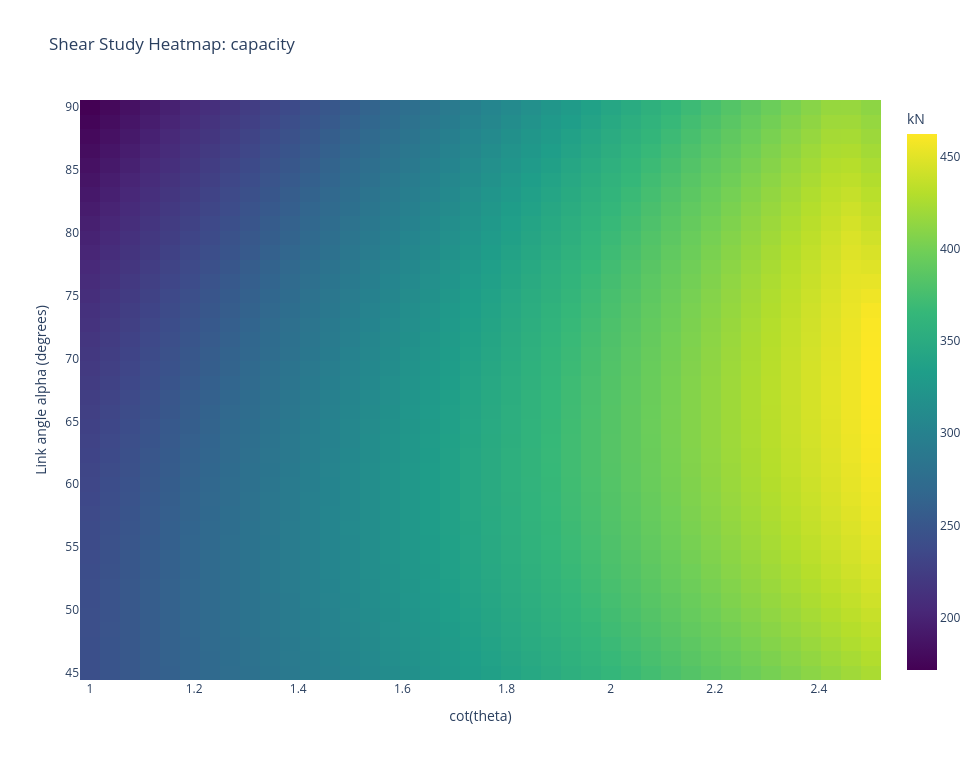

Write notebook code for a chart like this one.
### Code cell
fig_heatmap = check.plot_cot_theta_link_angle_heatmap(
    load_case=load_case,
    metric="capacity",
    n_cot=40,
    n_angles=40,
    show=False,
)
fig_heatmap

### Figure 1 — Plotly figure (JSON) as saved in the notebook; plotly's stock layout.template omitted (floating-point values rounded to 4 significant figures; data arrays with more than 128 entries replaced by an {"elided": "..."} marker saying what was removed)
{"data": [{"colorbar": {"title": {"text": "kN"}}, "colorscale": [[0, "#440154"], [0.1111, "#482878"], [0.2222, "#3e4989"], [0.3333, "#31688e"], [0.4444, "#26828e"], [0.5556, "#1f9e89"], [0.6667, "#35b779"], [0.7778, "#6ece58"], [0.8889, "#b5de2b"], [1, "#fde725"]], "hovertemplate": "cot(theta): %{x:.3f}<br>alpha: %{y:.1f}°<br>capacity: %{z:.3f}<extra></extra>", "name": "capacity", "type": "heatmap", "x": [1.0, 1.038, 1.077, 1.115, 1.154, 1.192, 1.231, 1.269, 1.308, 1.346, 1.385, 1.423, 1.462, 1.5, 1.538, 1.577, 1.615, 1.654, 1.692, 1.731, 1.769, 1.808, 1.846, 1.885, 1.923, 1.962, 2.0, 2.038, 2.077, 2.115, 2.154, 2.192, 2.231, 2.269, 2.308, 2.346, 2.385, 2.423, 2.462, 2.5], "y": [45.0, 46.15, 47.31, 48.46, 49.62, 50.77, 51.92, 53.08, 54.23, 55.38, 56.54, 57.69, 58.85, 60.0, 61.15, 62.31, 63.46, 64.62, 65.77, 66.92, 68.08, 69.23, 70.38, 71.54, 72.69, 73.85, 75.0, 76.15, 77.31, 78.46, 79.62, 80.77, 81.92, 83.08, 84.23, 85.38, 86.54, 87.69, 88.85, 90.0], "z": {"elided": "40x40 float values"}}], "layout": {"height": 760, "title": {"text": "Shear Study Heatmap: capacity"}, "width": 980, "xaxis": {"title": {"text": "cot(theta)"}}, "yaxis": {"title": {"text": "Link angle alpha (degrees)"}}}}
